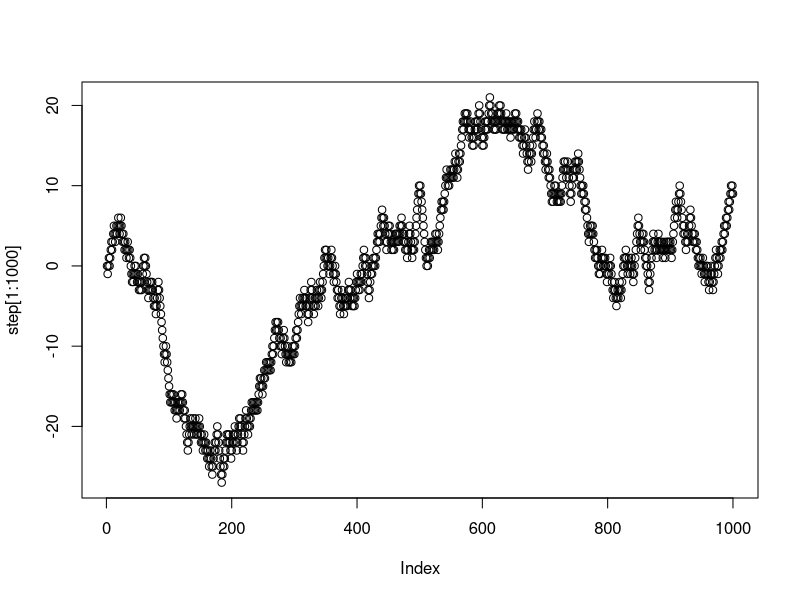
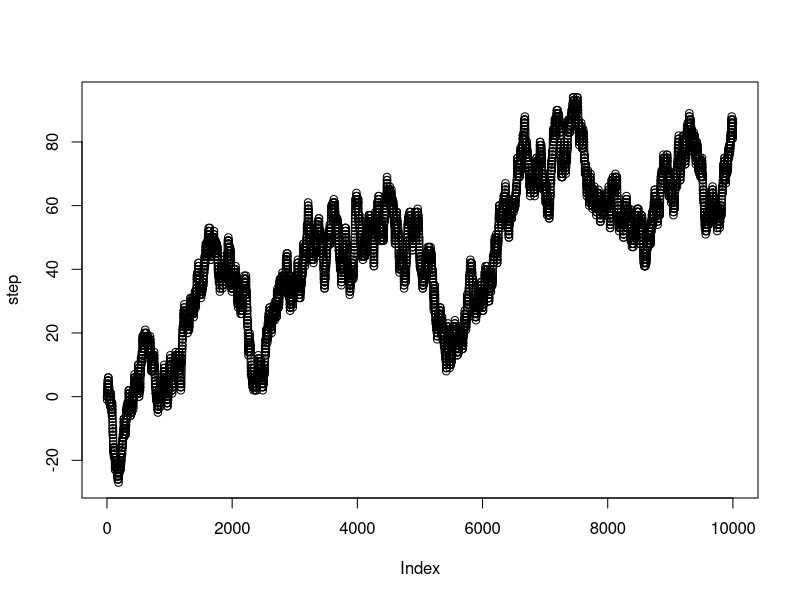

The R source for these figures, in order:
## ---- chunk 1
knitr::opts_chunk$set(echo = TRUE)
## ---- chunk 2
Wikipedia <- "The Long Island Tercentenary half dollar is a commemorative coin struck by the United States Bureau of the Mint in 1936. The obverse (pictured) depicts a male Dutch settler and an Algonquian tribesman, and the reverse shows a Dutch sailing ship. It was designed by Howard Weinman, son of Mercury dime designer Adolph A. Weinman. The Long Island Tercentenary Committee wanted a coin to mark the 300th anniversary of the first European settlement there. The authorizing bill passed through Congress without opposition, but was amended in the Senate to add protections against past commemorative coin abuses, such as low mintages or a multiplicity of varieties. The coins were not struck until August 1936, too late for the anniversary celebrations. Four-fifths of the 100,000 coins sent to the Tercentenary Committee were sold, despite a lack of advertising. The half dollar now catalogues up to the low hundreds of dollars. "

wiki_letters <- unlist(strsplit(Wikipedia, split = ""))
lower_case <- tolower(wiki_letters)
letter_counts <- table(lower_case)
letter_counts <- data.frame(letter_counts)

library(dplyr)

final <- letter_counts %>%
  filter(lower_case %in% letters == TRUE)

total_letters <- sum(final$Freq)

final <- final %>%
  mutate(probabilities = Freq/total_letters)

knitr::kable(final)

## ---- chunk 3

step <- c(0)
for(i in 1:10000){
  coin_flip <- sample(c(1,-1),1)
  step[i+1] <- step[i]+coin_flip
}

plot(step[1:1000])
## ---- chunk 4
plot(step)
max(step)
min(step)
## ---- chunk 5
logical_step <- sign(step)

sequence <- c()
counter <- 0
for(i in 1:length(logical_step)){
  if(logical_step[i] == 0){
    sequence <- c(sequence,counter)
    counter <- 0
  } else {
    counter <- counter+logical_step[i]
  }
}

max(sequence)
min(sequence)
